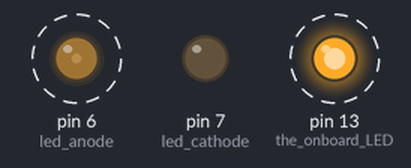
A sketch run on a simulated Arduino Uno, built with avr-gcc and run on an emulated ATmega328P. Shown: output pins drawn as LEDs (lit = HIGH). Dashed ring = blinking.

Above: at 0.05 s.
Timing chart, 0 to 4.6 s (numbered marks = the images above):
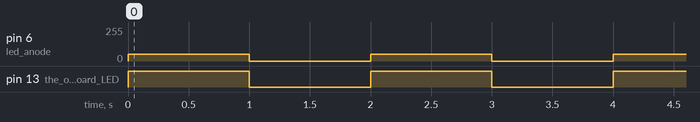

The sketch:

UNO_blink_odd_even2.ino
```cpp
/* UNO_blink_odd_even2.ino

  Exercise a bunch of Light Emitting Diodes (LED)

  One can use a LED without the current limiting resistor using an
  Arduino PWM pin (the pin with the ~ tilde/squiggly marker set to 255/5 or less)
  LED cathode (short lead, next to the flat edge on the casing, to lowest potential)
  eg.
  LED cathode to GND, or digital IO pin set LOW
  LED anode to limiting resistor 330 ohm, or PWM pin set to <= 255/5

  Add more LEDs, as long as the anode goes into a PWM pin set to <= 255/5

  Only 4 different pins can be used as PWM at the same time!

I am using the C++ based Arduino IDE version 2.3.10
Help/Reference brings up potential built-in C++ details

  VegasEat  06oct2026
*/

int led_cathode = 7;      // shorter LED lead
int led_anode = 6;        // PWM ~6, longer LED lead
int pwm_level = 255 / 5;  // or less to be safe

void setup() {
  pinMode(LED_BUILTIN, OUTPUT);    // the onboard LED (pin 13)
  pinMode(led_cathode, OUTPUT);    // will use digitalWrite
  digitalWrite(led_cathode, LOW);  // mimics GND, convenient location
  pinMode(led_anode, OUTPUT);      // will use analogWrite
}

// a while (true) situation...
void loop() {
  unsigned long seconds = millis() / 1000;
  // when seconds value is even
  if (seconds % 2 == 0) {
    // blink the onboard LED too as an indicator
    digitalWrite(LED_BUILTIN, HIGH);
    analogWrite(led_anode, pwm_level);

  } else {
    digitalWrite(LED_BUILTIN, LOW);
    analogWrite(led_anode, LOW);
  }
}
```

Measured:
- by itself, pin 6 (led_anode): alternates 51/255 for 1.0 s and 0/255 for 1.0 s
- by itself, pin 13 (the_onboard_LED): alternates HIGH for 1.0 s and LOW for 1.0 s
